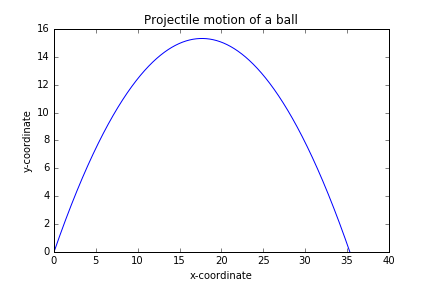

Write the Python code that produced this figure.
# -*- coding: utf-8 -*-
"""
Projectile Motion

Created on Sun Feb 14 21:53:16 2016

@author: liulixiang
"""

from matplotlib import pyplot as plt
import math


def draw_graph(x, y):
    plt.plot(x, y)
    plt.xlabel('x-coordinate')
    plt.ylabel('y-coordinate')
    plt.title('Projectile motion of a ball')


def frange(start, final, interval):
    numbers = []
    while start < final:
        numbers.append(start)
        start = start + interval
    return numbers
    

def draw_trajectory(u, theta):
    theta = math.radians(theta)
    g = 9.8
    
    # Time of flight
    t_flight = 2*u*math.sin(theta)/g
    # Find time intervals
    intervals = frange(0, t_flight, 0.001)
    
    # List of x and y coordinates
    x = []
    y = []
    for t in intervals:
        x.append(u*math.cos(theta)*t)
        y.append(u*math.sin(theta)*t - 0.5*g*t*t)
    
    draw_graph(x, y)

if __name__=='__main__':
    try:
        u = float(input('Enter the intial velocity(m/s):'))
        theta = float(input('Enter the angle of projection(degrees):'))
    except ValueError:
        print('You entered an invalid input')
    else:
        draw_trajectory(u, theta)
        plt.savefig('projectile_motion.png')
        plt.show()
    # Comparing the trajectory at different intial velocities
    u_list = [20, 40, 60]
    theta = 45
    for u in u_list:
        draw_trajectory(u, theta)
    plt.legend([20, 40, 60])
    plt.savefig('projectile_motion2.png')
    plt.show()
